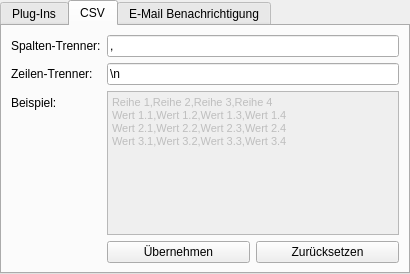
<?xml version="1.0" encoding="UTF-8"?>
<ui version="4.0">
 <class>FormSettings</class>
 <widget class="QWidget" name="FormSettings">
  <property name="geometry">
   <rect>
    <x>0</x>
    <y>0</y>
    <width>400</width>
    <height>274</height>
   </rect>
  </property>
  <property name="windowTitle">
   <string>Einstellungen</string>
  </property>
  <property name="windowIcon">
   <iconset resource="qttestvs10.qrc">
    <normaloff>:/QTTestVs10/settings.png</normaloff>:/QTTestVs10/settings.png</iconset>
  </property>
  <layout class="QHBoxLayout" name="horizontalLayout">
   <property name="spacing">
    <number>0</number>
   </property>
   <property name="margin">
    <number>0</number>
   </property>
   <item>
    <widget class="QTabWidget" name="tabSettings">
     <property name="currentIndex">
      <number>1</number>
     </property>
     <widget class="QWidget" name="tabPlugins">
      <attribute name="icon">
       <iconset resource="qttestvs10.qrc">
        <normaloff>:/QTTestVs10/plugin.png</normaloff>:/QTTestVs10/plugin.png</iconset>
      </attribute>
      <attribute name="title">
       <string>Plug-Ins</string>
      </attribute>
      <layout class="QVBoxLayout" name="verticalLayout">
       <item>
        <widget class="QPlainTextEdit" name="plainPluginInfo">
         <property name="enabled">
          <bool>true</bool>
         </property>
         <property name="undoRedoEnabled">
          <bool>false</bool>
         </property>
        </widget>
       </item>
       <item>
        <widget class="QPushButton" name="pushImportPlugin">
         <property name="text">
          <string>Plug-In importieren</string>
         </property>
         <property name="icon">
          <iconset resource="qttestvs10.qrc">
           <normaloff>:/QTTestVs10/open.png</normaloff>:/QTTestVs10/open.png</iconset>
         </property>
        </widget>
       </item>
       <item>
        <widget class="QPushButton" name="pushReloadPlugins">
         <property name="text">
          <string>Plug-Ins neu laden</string>
         </property>
         <property name="icon">
          <iconset resource="qttestvs10.qrc">
           <normaloff>:/QTTestVs10/reload.png</normaloff>:/QTTestVs10/reload.png</iconset>
         </property>
        </widget>
       </item>
      </layout>
     </widget>
     <widget class="QWidget" name="tab">
      <attribute name="icon">
       <iconset resource="qttestvs10.qrc">
        <normaloff>:/QTTestVs10/save.png</normaloff>:/QTTestVs10/save.png</iconset>
      </attribute>
      <attribute name="title">
       <string>CSV</string>
      </attribute>
      <layout class="QFormLayout" name="formLayout_2">
       <item row="0" column="0">
        <widget class="QLabel" name="label_7">
         <property name="text">
          <string>Spalten-Trenner:</string>
         </property>
        </widget>
       </item>
       <item row="0" column="1">
        <widget class="QLineEdit" name="lineCSVCol">
         <property name="text">
          <string>,</string>
         </property>
        </widget>
       </item>
       <item row="1" column="0">
        <widget class="QLabel" name="label_8">
         <property name="text">
          <string>Zeilen-Trenner:</string>
         </property>
        </widget>
       </item>
       <item row="1" column="1">
        <widget class="QLineEdit" name="lineCSVRow">
         <property name="text">
          <string>\n</string>
         </property>
        </widget>
       </item>
       <item row="2" column="1">
        <widget class="QTextEdit" name="textCSVExample">
         <property name="enabled">
          <bool>false</bool>
         </property>
         <property name="html">
          <string>&lt;!DOCTYPE HTML PUBLIC &quot;-//W3C//DTD HTML 4.0//EN&quot; &quot;http://www.w3.org/TR/REC-html40/strict.dtd&quot;&gt;
&lt;html&gt;&lt;head&gt;&lt;meta name=&quot;qrichtext&quot; content=&quot;1&quot; /&gt;&lt;style type=&quot;text/css&quot;&gt;
p, li { white-space: pre-wrap; }
&lt;/style&gt;&lt;/head&gt;&lt;body style=&quot; font-family:'MS Shell Dlg 2'; font-size:8.25pt; font-weight:400; font-style:normal;&quot;&gt;
&lt;p style=&quot; margin-top:0px; margin-bottom:0px; margin-left:0px; margin-right:0px; -qt-block-indent:0; text-indent:0px;&quot;&gt;&lt;span style=&quot; font-size:8pt;&quot;&gt;Reihe 1,Reihe 2,Reihe 3,Reihe 4 &lt;/span&gt;&lt;/p&gt;
&lt;p style=&quot; margin-top:0px; margin-bottom:0px; margin-left:0px; margin-right:0px; -qt-block-indent:0; text-indent:0px;&quot;&gt;&lt;span style=&quot; font-size:8pt;&quot;&gt;Wert 1.1,Wert 1.2,Wert 1.3,Wert 1.4&lt;/span&gt;&lt;/p&gt;
&lt;p style=&quot; margin-top:0px; margin-bottom:0px; margin-left:0px; margin-right:0px; -qt-block-indent:0; text-indent:0px;&quot;&gt;&lt;span style=&quot; font-size:8pt;&quot;&gt;Wert 2.1,Wert 2.2,Wert 2.3,Wert 2.4 &lt;/span&gt;&lt;/p&gt;
&lt;p style=&quot; margin-top:0px; margin-bottom:0px; margin-left:0px; margin-right:0px; -qt-block-indent:0; text-indent:0px;&quot;&gt;&lt;span style=&quot; font-size:8pt;&quot;&gt;Wert 3.1,Wert 3.2,Wert 3.3,Wert 3.4&lt;/span&gt;&lt;/p&gt;&lt;/body&gt;&lt;/html&gt;</string>
         </property>
         <property name="acceptRichText">
          <bool>false</bool>
         </property>
        </widget>
       </item>
       <item row="2" column="0">
        <widget class="QLabel" name="label_9">
         <property name="text">
          <string>Beispiel:</string>
         </property>
        </widget>
       </item>
       <item row="3" column="1">
        <layout class="QHBoxLayout" name="horizontalLayout_3">
         <property name="topMargin">
          <number>0</number>
         </property>
         <item>
          <widget class="QPushButton" name="pushCSVApply">
           <property name="text">
            <string>Übernehmen</string>
           </property>
          </widget>
         </item>
         <item>
          <widget class="QPushButton" name="pushCSVReset">
           <property name="text">
            <string>Zurücksetzen</string>
           </property>
          </widget>
         </item>
        </layout>
       </item>
      </layout>
     </widget>
     <widget class="QWidget" name="tabMail">
      <attribute name="icon">
       <iconset resource="qttestvs10.qrc">
        <normaloff>:/QTTestVs10/mail.png</normaloff>:/QTTestVs10/mail.png</iconset>
      </attribute>
      <attribute name="title">
       <string>E-Mail Benachrichtigung</string>
      </attribute>
      <layout class="QFormLayout" name="formLayout">
       <property name="fieldGrowthPolicy">
        <enum>QFormLayout::AllNonFixedFieldsGrow</enum>
       </property>
       <item row="4" column="0">
        <widget class="QLabel" name="label">
         <property name="text">
          <string>Server:</string>
         </property>
        </widget>
       </item>
       <item row="4" column="1">
        <widget class="QLineEdit" name="lineServer"/>
       </item>
       <item row="5" column="0">
        <widget class="QLabel" name="label_2">
         <property name="text">
          <string>Port:</string>
         </property>
        </widget>
       </item>
       <item row="7" column="0">
        <widget class="QLabel" name="label_3">
         <property name="text">
          <string>Benutzer:</string>
         </property>
        </widget>
       </item>
       <item row="7" column="1">
        <widget class="QLineEdit" name="lineUsername"/>
       </item>
       <item row="9" column="0">
        <widget class="QLabel" name="label_4">
         <property name="text">
          <string>Passwort:</string>
         </property>
        </widget>
       </item>
       <item row="9" column="1">
        <widget class="QLineEdit" name="linePassword">
         <property name="echoMode">
          <enum>QLineEdit::Password</enum>
         </property>
        </widget>
       </item>
       <item row="1" column="0">
        <widget class="QLabel" name="label_5">
         <property name="text">
          <string>Standard-Empfänger:</string>
         </property>
        </widget>
       </item>
       <item row="1" column="1">
        <widget class="QLineEdit" name="lineDefaultRecipient"/>
       </item>
       <item row="2" column="1">
        <widget class="Line" name="line_2">
         <property name="orientation">
          <enum>Qt::Horizontal</enum>
         </property>
        </widget>
       </item>
       <item row="13" column="1">
        <layout class="QHBoxLayout" name="horizontalLayout_2">
         <property name="leftMargin">
          <number>0</number>
         </property>
         <property name="topMargin">
          <number>0</number>
         </property>
         <item>
          <widget class="QPushButton" name="pushMailApply">
           <property name="text">
            <string>Übernehmen</string>
           </property>
          </widget>
         </item>
         <item>
          <widget class="QPushButton" name="pushMailSendTest">
           <property name="text">
            <string>Testmail senden</string>
           </property>
          </widget>
         </item>
         <item>
          <widget class="QPushButton" name="pushMailReset">
           <property name="text">
            <string>Zurücksetzen</string>
           </property>
          </widget>
         </item>
        </layout>
       </item>
       <item row="5" column="1">
        <widget class="QSpinBox" name="spinPort">
         <property name="maximum">
          <number>65535</number>
         </property>
         <property name="value">
          <number>25</number>
         </property>
        </widget>
       </item>
       <item row="3" column="0">
        <widget class="QLabel" name="label_6">
         <property name="text">
          <string>Sender-Adresse:</string>
         </property>
        </widget>
       </item>
       <item row="3" column="1">
        <widget class="QLineEdit" name="lineSenderAddress"/>
       </item>
      </layout>
     </widget>
    </widget>
   </item>
  </layout>
 </widget>
 <resources>
  <include location="qttestvs10.qrc"/>
 </resources>
 <connections/>
</ui>
